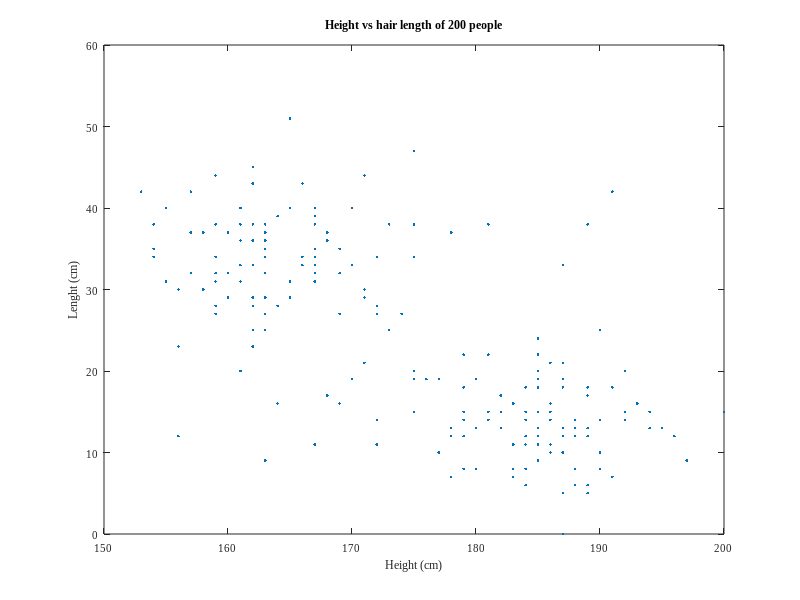

This figure's MATLAB source:
load('lab1_2.mat');
x = measurements(:,1);
y = measurements(:,2);

plot(x,y,'.');
title('Height vs hair length of 200 people', 'FontName', 'Times New Roman');
xlabel('Height (cm)', 'FontName', 'Times New Roman');
ylabel('Lenght (cm)', 'FontName', 'Times New Roman');
set(gca,'fontsize',8,'FontName', 'Times New Roman');